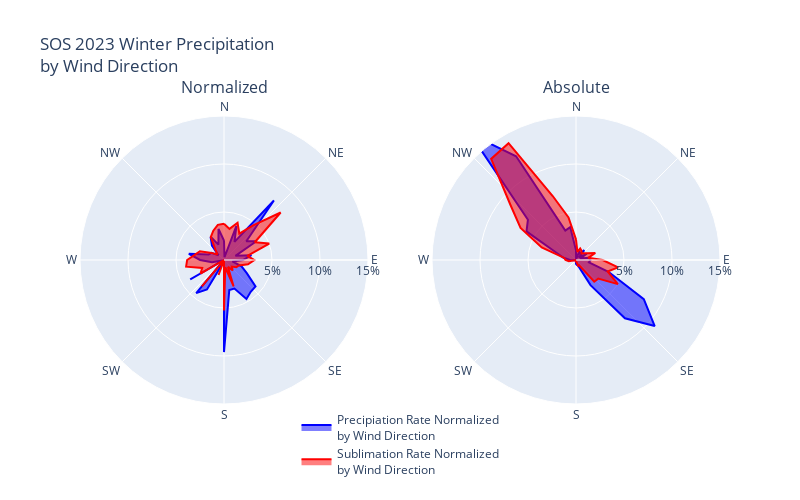

Source (notebook cell):
### Code cell
fig = make_subplots(rows=1,cols=2,
                    specs=[[{'type': 'polar'}]*2], 
                    subplot_titles=['Normalized','Absolute'], 
                    column_widths=[0.45,0.45],
                    row_heights=[0.9])


# Normalized Figure
fig.add_trace(go.Scatterpolar(
    name='Precipiation Rate Normalized<br>by Wind Direction',
    r= grouped_df_percent_norm.values.flatten(),
    theta= grouped_df_percent_norm.index,
    fill='toself',
    line_color='blue',
),1,1
)

fig.add_trace(go.Scatterpolar(
    name='Sublimation Rate Normalized<br>by Wind Direction',
    r= grouped_df_percent_norm_sublimation.values.flatten(),
    theta= grouped_df_percent_norm_sublimation.index,
    fill='toself',
    line_color='red',
),
1,1
)

# Absolute Figure
fig.add_trace(go.Scatterpolar(
    r= grouped_df_percent.values.flatten(),
    theta= grouped_df_percent.index,
    fill='toself',
    line_color='blue',
    showlegend=False,
),
1,2, 
)

fig.add_trace(go.Scatterpolar(
    r= grouped_df_percent_sublimation.values.flatten(),
    theta= grouped_df_percent_sublimation.index,
    fill='toself',
    line_color='red',
    showlegend=False,
), 
1,2
)
fig.update_legends(
    yanchor="bottom",
    xanchor="center",
    x=0.5,
    y=-0.2

)
fig.update_layout(
    showlegend=True,
    polar1=dict(
        radialaxis_tickfont_size=12,
        radialaxis_range=[0, 15],
        radialaxis_tickvals=[5,10,15],
        radialaxis_ticktext=['5%', '10%', '15%'],
        angularaxis=dict(
            tickmode='array',
            tickvals=[0, 45, 90, 135, 180, 225, 270, 315],
            ticktext=['N', 'NE', 'E', 'SE', 'S', 'SW', 'W', 'NW'],
            rotation=90,
            direction='clockwise'
        )),
    polar2=dict(
        radialaxis_tickfont_size=12,
        radialaxis_range=[0, 15],
        radialaxis_tickvals=[5,10,15],
        radialaxis_ticktext=['5%', '10%', '15%'],
        angularaxis=dict(
            tickmode='array',
            tickvals=[0, 45, 90, 135, 180, 225, 270, 315],
            ticktext=['N', 'NE', 'E', 'SE', 'S', 'SW', 'W', 'NW'],
            rotation=90,
            direction='clockwise'
        )),
        width=800,
        height=500,
        title=f'SOS 2023 Winter Precipitation<br>by Wind Direction')

### Figure 1 — Plotly figure (JSON) as saved in the notebook; plotly's stock layout.template omitted (floating-point values rounded to 4 significant figures)
{"data": [{"fill": "toself", "line": {"color": "blue"}, "name": "Precipiation Rate Normalized<br>by Wind Direction", "r": [2.02, 0.2894, 3.778, 2.185, 8.088, 3.036, 3.895, 1.266, 2.905, 1.971, 0.8885, 1.942, 2.74, 4.285, 4.328, 4.682, 3.167, 3.171, 9.594, 0, 0.299, 3.551, 4.505, 0, 4.06, 0.1714, 1.273, 2.491, 3.719, 1.707, 1.505, 0.7443, 1.952, 2.789, 1.703, 3.28, 2.02], "subplot": "polar", "theta": [0, 10, 20, 30, 40, 50, 60, 70, 80, 90, 100, 110, 120, 130, 140, 150, 160, 170, 180, 190, 200, 210, 220, 230, 240, 250, 260, 270, 280, 290, 300, 310, 320, 330, 340, 350, 360], "type": "scatterpolar"}, {"fill": "toself", "line": {"color": "red"}, "name": "Sublimation Rate Normalized<br>by Wind Direction", "r": [3.782, 3.291, 4.131, 3.185, 4.721, 7.702, 3.703, 5.014, 2.468, 3.164, 2.538, 1.66, 1.484, 1.061, 1.412, 0.8314, 2.933, 0.7653, 5.268, 0, 1.66, -0.4627, 3.584, 0, 2.822, 2.413, 4.006, 3.842, 3.098, 2.671, 1.48, 0.89, 1.373, 2.755, 3.25, 3.721, 3.782], "subplot": "polar", "theta": [0, 10, 20, 30, 40, 50, 60, 70, 80, 90, 100, 110, 120, 130, 140, 150, 160, 170, 180, 190, 200, 210, 220, 230, 240, 250, 260, 270, 280, 290, 300, 310, 320, 330, 340, 350, 360], "type": "scatterpolar"}, {"fill": "toself", "line": {"color": "blue"}, "r": [1.009, 0.06625, 1.022, 0.6824, 1.347, 0.3792, 1.297, 0.4743, 1.33, 1.518, 1.369, 3.598, 8.155, 10.7, 7.927, 3.021, 0.5932, 0.528, 0.3994, 0, 0.006224, 0.1478, 0.09378, 0, 0.169, 0.007134, 0.212, 0.6221, 1.316, 2.132, 5.954, 6.538, 17.15, 12.48, 3.261, 3.482, 1.009], "showlegend": false, "subplot": "polar2", "theta": [0, 10, 20, 30, 40, 50, 60, 70, 80, 90, 100, 110, 120, 130, 140, 150, 160, 170, 180, 190, 200, 210, 220, 230, 240, 250, 260, 270, 280, 290, 300, 310, 320, 330, 340, 350, 360], "type": "scatterpolar"}, {"fill": "toself", "line": {"color": "red"}, "r": [2.153, 0.8589, 1.274, 1.133, 0.896, 1.096, 1.406, 2.141, 1.288, 2.777, 4.455, 3.504, 5.034, 3.021, 2.948, 0.6114, 0.6263, 0.1452, 0.2499, 0, 0.03937, -0.02195, 0.08502, 0, 0.1339, 0.1145, 0.7602, 1.094, 1.249, 3.802, 6.67, 8.909, 13.75, 14.05, 7.093, 4.501, 2.153], "showlegend": false, "subplot": "polar2", "theta": [0, 10, 20, 30, 40, 50, 60, 70, 80, 90, 100, 110, 120, 130, 140, 150, 160, 170, 180, 190, 200, 210, 220, 230, 240, 250, 260, 270, 280, 290, 300, 310, 320, 330, 340, 350, 360], "type": "scatterpolar"}], "layout": {"annotations": [{"font": {"size": 16}, "showarrow": false, "text": "Normalized", "x": 0.225, "xanchor": "center", "xref": "paper", "y": 1, "yanchor": "bottom", "yref": "paper"}, {"font": {"size": 16}, "showarrow": false, "text": "Absolute", "x": 0.775, "xanchor": "center", "xref": "paper", "y": 1, "yanchor": "bottom", "yref": "paper"}], "height": 500, "legend": {"x": 0.5, "xanchor": "center", "y": -0.2, "yanchor": "bottom"}, "polar": {"angularaxis": {"direction": "clockwise", "rotation": 90, "tickmode": "array", "ticktext": ["N", "NE", "E", "SE", "S", "SW", "W", "NW"], "tickvals": [0, 45, 90, 135, 180, 225, 270, 315]}, "domain": {"x": [0, 0.45], "y": [0, 1]}, "radialaxis": {"range": [0, 15], "tickfont": {"size": 12}, "ticktext": ["5%", "10%", "15%"], "tickvals": [5, 10, 15]}}, "polar2": {"angularaxis": {"direction": "clockwise", "rotation": 90, "tickmode": "array", "ticktext": ["N", "NE", "E", "SE", "S", "SW", "W", "NW"], "tickvals": [0, 45, 90, 135, 180, 225, 270, 315]}, "domain": {"x": [0.55, 1], "y": [0, 1]}, "radialaxis": {"range": [0, 15], "tickfont": {"size": 12}, "ticktext": ["5%", "10%", "15%"], "tickvals": [5, 10, 15]}}, "showlegend": true, "title": {"text": "SOS 2023 Winter Precipitation<br>by Wind Direction"}, "width": 800}}
